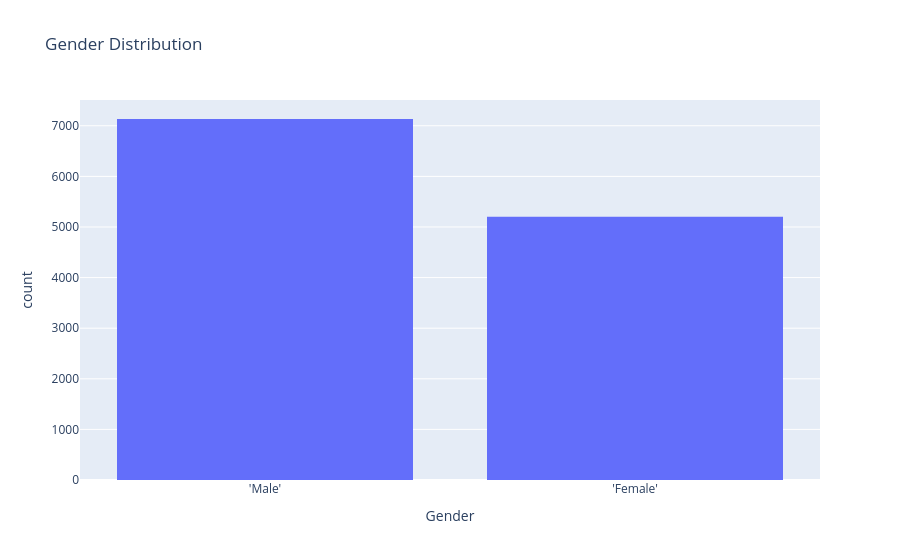

Source (notebook cell):
### Code cell
fig = px.histogram(
    ecg_df,
    x='Gender',
    title='Gender Distribution'
)

fig.show()

### Figure 1 — Plotly figure (JSON) as saved in the notebook; plotly's stock layout.template omitted (floating-point values rounded to 4 significant figures; data arrays with more than 128 entries replaced by an {"elided": "..."} marker saying what was removed)
{"data": [{"bingroup": "x", "hovertemplate": "Gender=%{x}<br>count=%{y}<extra></extra>", "legendgroup": "", "marker": {"color": "#636efa", "pattern": {"shape": ""}}, "name": "", "orientation": "v", "showlegend": false, "type": "histogram", "x": {"elided": "12334 str values"}, "xaxis": "x", "yaxis": "y"}], "layout": {"barmode": "relative", "legend": {"tracegroupgap": 0}, "title": {"text": "Gender Distribution"}, "xaxis": {"anchor": "y", "domain": [0, 1], "title": {"text": "Gender"}}, "yaxis": {"anchor": "x", "domain": [0, 1], "title": {"text": "count"}}}}
